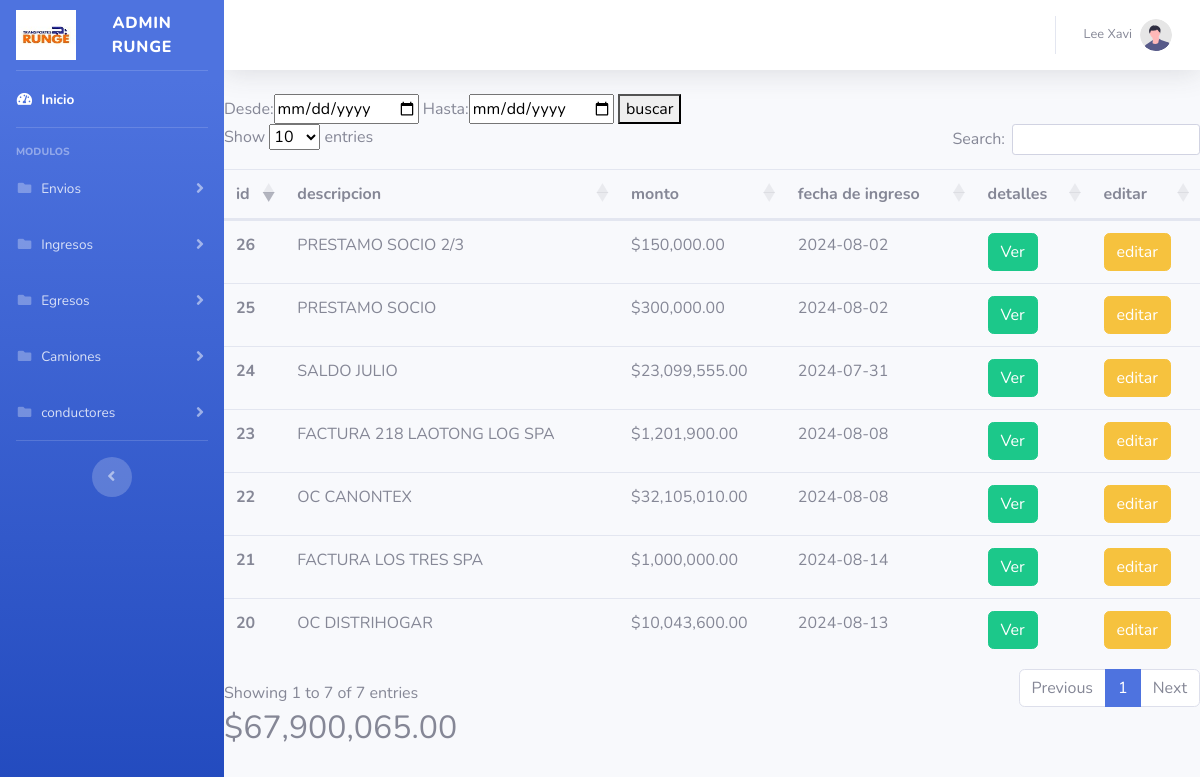
The app's page /php/viewIngresosManuales.php, older data.
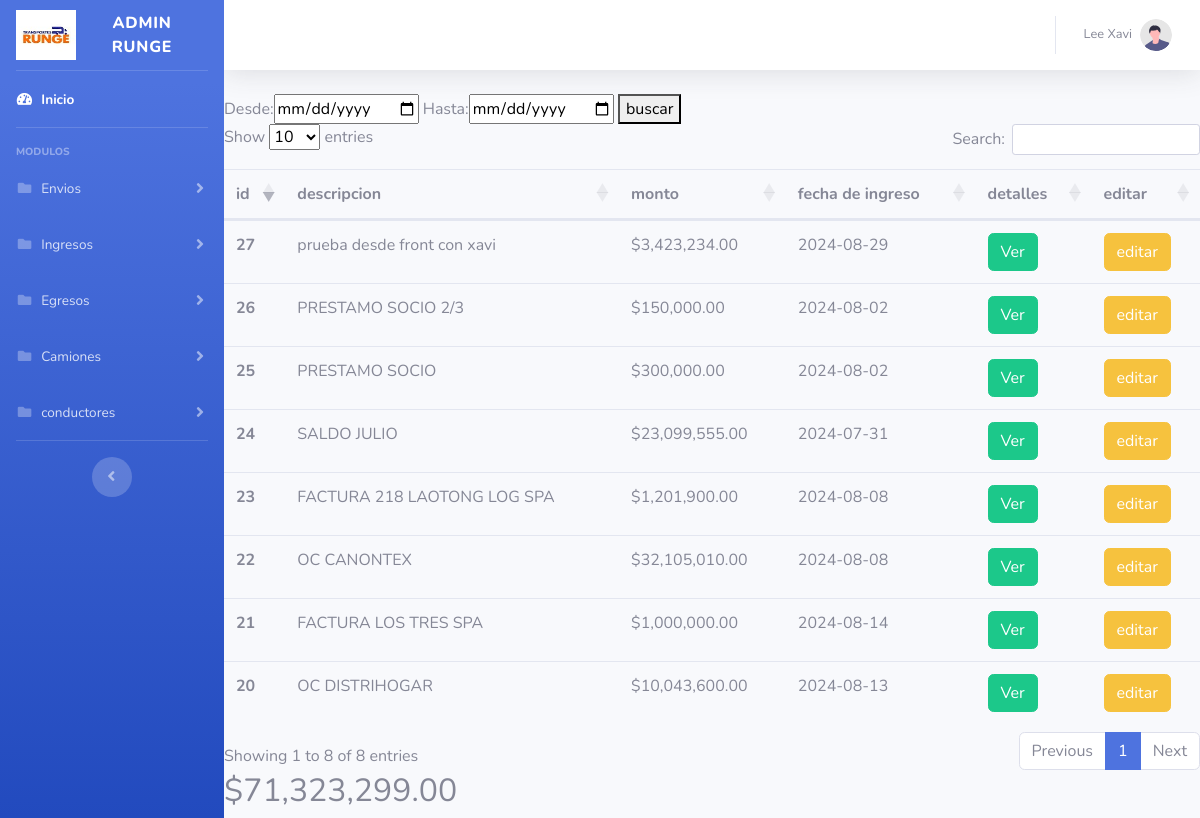
The same page, newer data.
### tables this page shows
CREATE TABLE `ingresosmanuales` (
  `idIngresosManuales` int(11) NOT NULL,
  `descripcionIngresosManuales` text DEFAULT NULL,
  `monto` double DEFAULT NULL,
  `fechaIngresoManual` date DEFAULT NULL
);

### php/ingresosmanuales.php (called while the page is built, shortened)
<?php
function listaringresosManuales($con){
    $mensaje = "no hay ingresos manuales registrados";
    $usuarios = [];
    $sqlUsarios = "SELECT* from ingresosmanuales;";
    $resultUsuarios = $con->query($sqlUsarios);
    if ($resultUsuarios->num_rows > 0) {
        while ($rowUsuarios = $resultUsuarios->fetch_assoc()) {
            $usuarios[] = $rowUsuarios;
        }
    } else {
        return $mensaje;
    }
    return $usuarios;
}
function sumatoriaIngresosManuales($listaIngresosManuales){
    $total=0;
    $resultados=$listaIngresosManuales;
    $tipoderepuesta=gettype($resultados);
    if($tipoderepuesta=="array"){
        $total=0;
        foreach ($resultados as $ingreso) {
            $total+=$ingreso['monto'];
        }
    }else if($tipoderepuesta=="string"){
        $total=0;
    }
    return $total;
}
?>

### php/viewIngresosManuales.php (the view, shortened to what the changed rows need)
<?php
include_once('conection.php');
include_once('ingresosmanuales.php');
$ingresos = listaringresosManuales($conexion);
$total = sumatoriaIngresosManuales($ingresos);
?>
<!DOCTYPE html>
<html lang="en">
<head>
    <link rel="stylesheet" href="https://cdn.datatables.net/1.13.1/css/dataTables.bootstrap5.min.css">
    <link href="../vendor/fontawesome-free/css/all.min.css" rel="stylesheet" type="text/css">
    <link href="../css/sb-admin-2.min.css" rel="stylesheet">
</head>
<body id="page-top">
    <div id="wrapper">
        <div id="content-wrapper" class="d-flex flex-column">
            <div id="content">
                <nav class="navbar navbar-expand navbar-light bg-white topbar mb-4 static-top shadow">
                    <ul class="navbar-nav ml-auto">
                    </ul>
                </nav>
                <div class="table-responsive">
                    <form action="ingresosfiltrados.php" method="POST">
                        Desde:<input type="date" name="desde" id="">
                        Hasta:<input type="date" name="hasta" id="">
                        <button type="submit">buscar</button>
                    </form>
                    <table class="table" id="myTable">
                        <thead>
                            <tr>
                                <th scope="col">id</th>
                                <th scope="col">descripcion</th>
                                <th scope="col">monto</th>
                                <th scope="col">fecha de ingreso</th>
                                <th scope="col">detalles</th>
                                <th scope="col">editar</th>
                            </tr>
                        </thead>
                        <tbody>
                            <?php
                            $tipodeRespuesta = gettype($ingresos);
                            if ($tipodeRespuesta == 'array') {
                                foreach ($ingresos as $ingreso) {
                                    echo '
                                <tr>
                                <th scope="row">' . $ingreso['idIngresosManuales'] . '</th>
                                <td>' . $ingreso['descripcionIngresosManuales'] . '</td>
                                <td>$' . number_format($ingreso['monto'], 2, '.', ',') . '</td>
                                <td>' . $ingreso['fechaIngresoManual'] . '</td>
                                <td>
                                <form action="detalleEnvio" method="POST">
                                <input type="hidden" id="linkFoto" name="idEnvio" value="' . $ingreso['idIngresosManuales'] . '" />
                                <button type="submit" class="btn btn-success">Ver</button>
                                </form>
                                </td>
                                 <td>
                                <form action="editarEnvioView" method="POST">
                                <input type="hidden" id="linkFoto" name="idEnvio" value="' . $ingreso['idIngresosManuales'] . '" />
                                <button type="submit" class="btn btn-warning">editar</button>
                                </form>
                                </td>
                                 </tr>
                                ';
                                }
                            } else if ($tipodeRespuesta == 'string') {
                                echo '<tr><td colspan="5">No se encontraron ingresos manuales.</td></tr>';
                            }
                            ?>
                        </tbody>
                    </table>
                    <h2><?php echo '$' . number_format($total, 2, '.', ','); ?></h2>
                </div>
            </div>
        </div>
</body>
</html>

Row changes from the older to the newer data that the page shows:
added ingresosmanuales: idIngresosManuales "27", descripcionIngresosManuales "prueba desde front con xavi", monto "3,423,234.00", fechaIngresoManual "2024-08-29"
Text that changed along with them:
text written by a page script: "Show entries Search: Showing 1 to 7 of 7 entries Previous 1 Next" → "Show entries Search: Showing 1 to 8 of 8 entries Previous 1 Next"
$total: "67,900,065.00" → "71,323,299.00"
